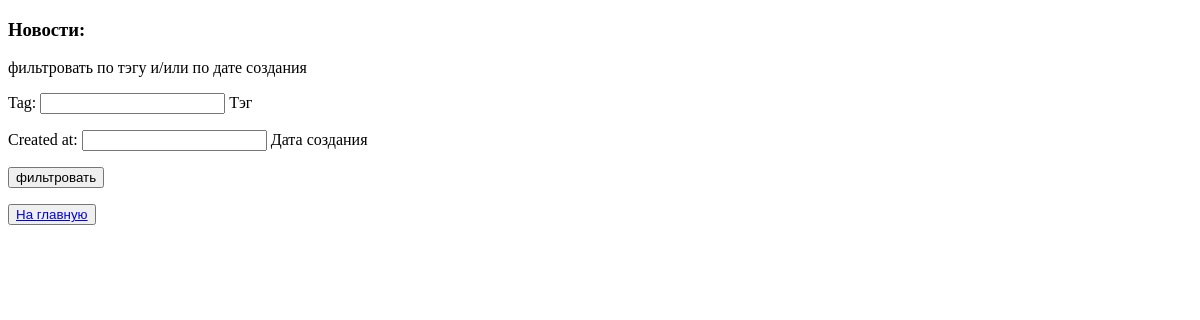
The app's page /news, older data.
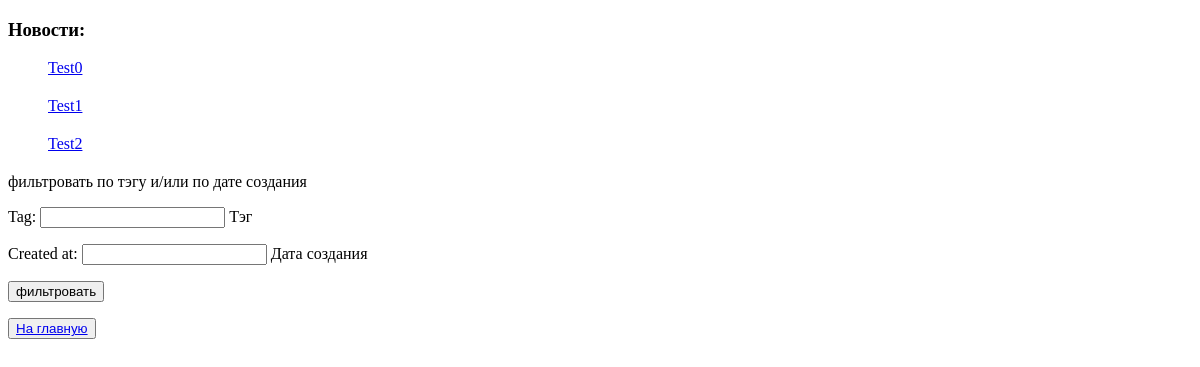
The same page, newer data.
### app_news/models.py (models this page shows, shortened)
class News(models.Model):
	title = models.CharField(max_length=200, verbose_name='заголовок', db_index=True)
	content = models.CharField(max_length=500, verbose_name='содержание')
	created_at = models.DateField(auto_now_add=True, db_index=True, verbose_name='создано')
	updated_at = models.DateField(auto_now=True, verbose_name='отредактировано')
	flag = models.BooleanField(default=False, verbose_name='опубликовать')
	tag = models.CharField(max_length=50, null=True, blank=True, default=None, verbose_name='тэг')
	class Meta:
		db_table = 'news'
		ordering = ['created_at']

### app_news/views.py (the view, shortened to what this page needs)
# urls.py: path('news', NewsListView.as_view(), name='news_list'),
class NewsListView(View):
	@staticmethod
	def get(request):
		news_list = News.objects.all()
		filter_form = FilterForm()
		return render(request, 'app_news/news_list.html', context={'news_list': news_list, 'filter_form': filter_form})

### app_news/forms.py
class FilterForm(forms.Form):
	tag = forms.CharField(required=False, help_text='Тэг')
	created_at = forms.DateTimeField(required=False, help_text='Дата создания')

### app_news/templates/app_news/news_list.html (shortened to what this page needs)
<!DOCTYPE html>
<html lang="en">
    <head>
    </head>
    <body>
        <h3>Новости:</h3>
            <ul style="list-style: none;">
                {% for news in news_list %}
                    {% if news.flag %}
                        <li style="margin-bottom:20px;">
                            <a href="/news/{{ news.id }}">{{ news.title }}</a>
                        </li>
                    {% endif %}
                {% endfor %}
            </ul>
        <p>фильтровать по тэгу и/или по дате создания</p>
        <form method="post" action="/news">
            {{ filter_form.as_p }}
            <button type="submit">фильтровать</button>
        </form>
        <button><a href="/">На главную</a></button>
    </body>
</html>

Row changes from the older to the newer data that the page shows:
added News: title "Test0"
added News: title "Test1"
added News: title "Test2"
